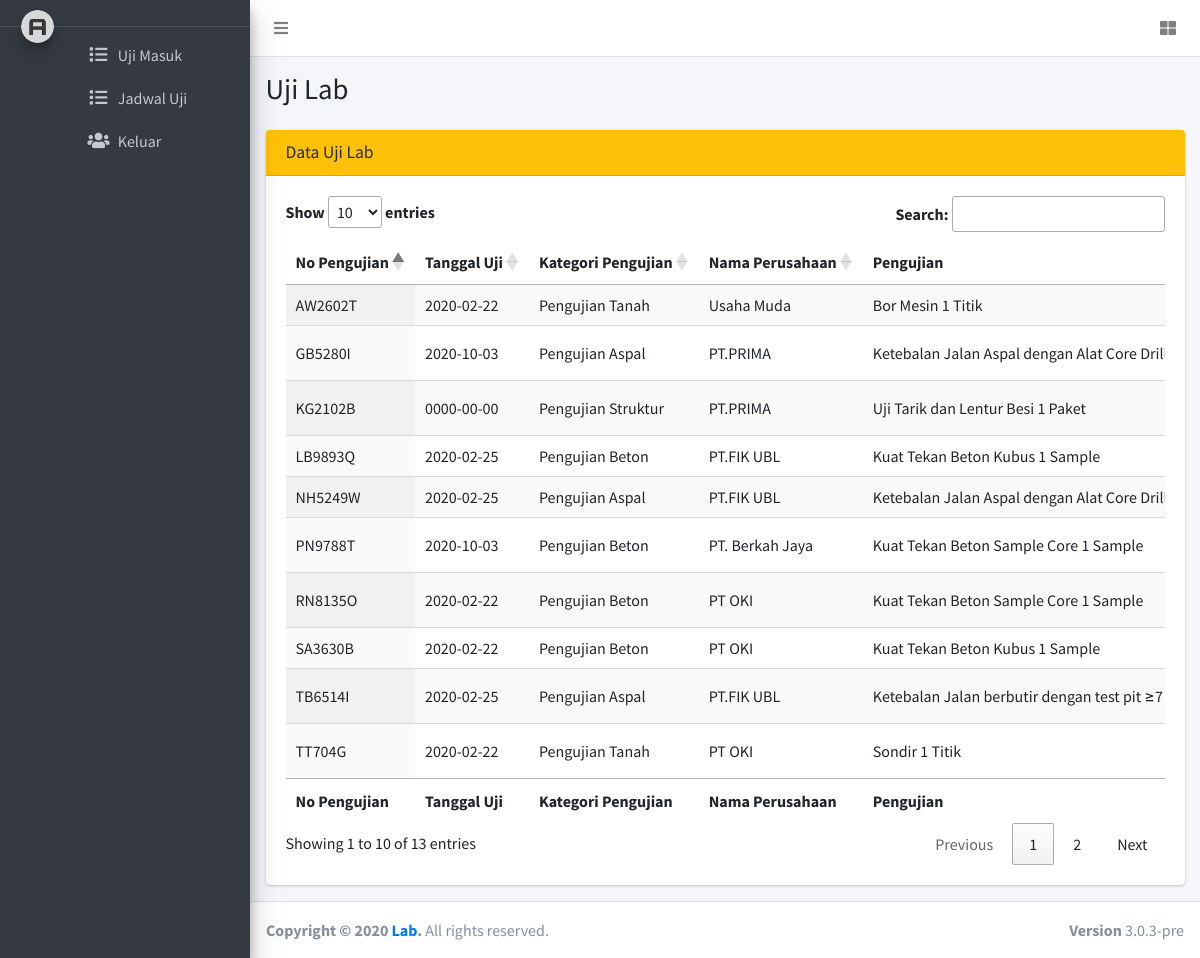
Screenshot of /index.php/penyelia/home with the database file from the repository.
### tables this page shows
CREATE TABLE `tbl_harga_uji` (
  `id` int(11) NOT NULL,
  `item_uji` text DEFAULT NULL,
  `harga` int(11) DEFAULT NULL,
  `keterangan` varchar(100) DEFAULT '-',
  `kategori` varchar(100) DEFAULT NULL
);

CREATE TABLE `tbl_uji` (
  `faktur` varchar(100) NOT NULL,
  `id_pelanggan` varchar(100) DEFAULT NULL,
  `id_uji` int(11) DEFAULT NULL,
  `jenis_uji` varchar(100) DEFAULT NULL,
  `tanggal_uji` date DEFAULT NULL,
  `bukti_bayar` text DEFAULT '-',
  `hasil_uji` text DEFAULT '-',
  `status_uji` varchar(100) DEFAULT 'pending',
  `jenis_bayar` varchar(100) DEFAULT NULL,
  `teknisi` int(11) DEFAULT NULL,
  `status_periksa` varchar(100) DEFAULT 'penyelia'
);

CREATE TABLE `tbl_pelanggan` (
  `id` int(11) NOT NULL,
  `nama` varchar(100) DEFAULT NULL,
  `nope` varchar(100) DEFAULT NULL,
  `alamat` text DEFAULT NULL,
  `nama_perusahaan` varchar(100) DEFAULT NULL,
  `email` varchar(100) DEFAULT NULL,
  `password` varchar(300) DEFAULT NULL,
  `tanggal` timestamp NOT NULL DEFAULT current_timestamp() ON UPDATE current_timestamp(),
  `status` int(11) DEFAULT 0
);

### application/controllers/Penyelia.php (called while the page is built, shortened)
<?php
class Penyelia extends CI_Controller {
	public function home(){
		$data['uji'] = $this->db->query("SELECT
			tbl_uji.faktur
			, tbl_uji.id_pelanggan
			, tbl_pelanggan.nama
			, tbl_pelanggan.nope
			, tbl_pelanggan.alamat
			, tbl_pelanggan.nama_perusahaan
			, tbl_pelanggan.email
			, tbl_uji.id_uji
			, tbl_harga_uji.item_uji
			, tbl_harga_uji.harga
			, tbl_harga_uji.keterangan
			, tbl_harga_uji.kategori
			, tbl_uji.jenis_uji
			, tbl_uji.tanggal_uji
			, tbl_uji.bukti_bayar
			, tbl_uji.hasil_uji
			, tbl_uji.status_uji
			, tbl_uji.teknisi
			FROM
			tbl_harga_uji
			INNER JOIN tbl_uji
			ON (tbl_harga_uji.id = tbl_uji.id_uji)
			INNER JOIN tbl_pelanggan
			ON (tbl_pelanggan.id = tbl_uji.id_pelanggan) where status_periksa = 'penyelia';")->result();
		$data['teknisi'] = $this->db->query("select * from tbl_karyawan where jabatan = 'Teknisi';")->result();
		$this->load->view('penyelia/header_penyelia');
		$this->load->view('penyelia/home_penyelia',$data);
		$this->load->view('footer');
	}
}

### index.php (called while the page is built, shortened)
<?php
require_once BASEPATH.'core/CodeIgniter.php';

### application/views/penyelia/home_penyelia.php (the view, shortened to what this page needs)
<div class="content-wrapper">
  <section class="content-header">
    <div class="container-fluid">
      <div class="row mb-2">
        <div class="col-sm-6">
          <h1>Uji Lab</h1>
        </div>
      </div>
    </div>
  </section>
  <section class="content">
    <div class="container-fluid">
      <div class="row">
        <div class="col-md-12">
          <div class="card card-warning">
            <div class="card-header">
              <h3 class="card-title">Data Uji Lab</h3>
            </div>
            <div class="card-body">
              <table id="example1" class="display nowrap" width="100%">
                <thead>
                  <tr>
                    <th>No Pengujian</th>
                    <th>Tanggal Uji</th>
                    <th>Kategori Pengujian</th>
                    <th>Nama Perusahaan</th>
                    <th>Pengujian</th>
                  </tr>
                </thead>
                <tbody>
                  <?php foreach ($uji as $uj) {?>
                    <tr>
                      <td><?php echo $uj->faktur; ?></td>
                      <td><?php echo $uj->tanggal_uji; ?></td>
                      <td><?php echo $uj->kategori; ?></td>
                      <td><?php echo $uj->nama_perusahaan; ?></td>
                      <td><?php echo $uj->item_uji; ?></td>
                    </tr>
                  <?php } ?>
                </tbody>
                <tfoot>
                  <tr>
                    <th>No Pengujian</th>
                    <th>Tanggal Uji</th>
                    <th>Kategori Pengujian</th>
                    <th>Nama Perusahaan</th>
                    <th>Pengujian</th>
                  </tr>
                </tfoot>
              </table>
            </div>
          </div>
        </div>
      </div>
    </div>
  </section>
</div>

### application/views/penyelia/header_penyelia.php (shortened to what this page needs)
<!DOCTYPE html>
<html>
<head>
  <link rel="stylesheet" href="<?php echo base_url(); ?>assets/LTE/plugins/fontawesome-free/css/all.min.css">
  <link rel="stylesheet" href="https://code.ionicframework.com/ionicons/2.0.1/css/ionicons.min.css">
  <link rel="stylesheet" href="<?php echo base_url(); ?>assets/LTE/plugins/select2/css/select2.min.css">
  <link rel="stylesheet" href="<?php echo base_url(); ?>assets/LTE/plugins/select2-bootstrap4-theme/select2-bootstrap4.min.css">
  <link rel="stylesheet" href="<?php echo base_url(); ?>assets/LTE/dist/css/adminlte.min.css">
  <link rel="stylesheet" href="https://cdn.datatables.net/1.10.20/css/jquery.dataTables.min.css">
  <link rel="stylesheet" href="https://cdn.datatables.net/rowreorder/1.2.6/css/rowReorder.dataTables.min.css">
  <link rel="stylesheet" href="https://cdn.datatables.net/responsive/2.2.3/css/responsive.dataTables.min.css">
  <link rel="stylesheet" href="<?php echo base_url(); ?>assets/LTE/plugins/daterangepicker/daterangepicker.css">
</head>
<body class="hold-transition sidebar-mini">
  <div class="wrapper">
    <nav class="main-header navbar navbar-expand navbar-white navbar-light">
      <ul class="navbar-nav">
        <li class="nav-item">
          <a class="nav-link" data-widget="pushmenu" href="#"><i class="fas fa-bars"></i></a>
        </li>
      </ul>
      <ul class="navbar-nav ml-auto">
        <li class="nav-item">
          <a class="nav-link" data-widget="control-sidebar" data-slide="true" href="#">
            <i class="fas fa-th-large"></i>
          </a>
        </li>
      </ul>
    </nav>
    <aside class="main-sidebar sidebar-dark-primary elevation-4">
      <a href="" class="brand-link">
        <img src="<?php echo base_url(); ?>assets/LTE/dist/img/AdminLTELogo.png"
        alt="AdminLTE Logo"
        class="brand-image img-circle elevation-3"
        style="opacity: .8">
      </a>
      <div class="sidebar">
        <nav class="mt-2">
          <ul class="nav nav-pills nav-sidebar flex-column" data-widget="treeview" role="menu" data-accordion="false">
           <li class="nav-item">
            <a href="<?php echo base_url(); ?>Penyelia/home" class="nav-link">
              <i class="nav-icon fas fa-list"></i>
              <p>
                Uji Masuk
              </p>
            </a>
          </li>
          <li class="nav-item">
            <a href="<?php echo base_url(); ?>Penyelia/jadwal" class="nav-link">
              <i class="nav-icon fas fa-list"></i>
              <p>
                Jadwal Uji
              </p>
            </a>
          </li>
          <li class="nav-item">
            <a href="<?php echo base_url(); ?>Penyelia/keluar" class="nav-link">
              <i class="nav-icon fas fa-users"></i>
              <p>
                Keluar
              </p>
            </a>
          </li>
        </ul>
      </nav>
    </div>
  </aside>

### application/views/footer.php (shortened to what this page needs)
<footer class="main-footer">
  <div class="float-right d-none d-sm-block">
    <b>Version</b> 3.0.3-pre
  </div>
  <strong>Copyright &copy; <?php echo date('Y') ?> <a href="">Lab</a>.</strong> All rights
  reserved.
</footer>
</div>
</body>
</html>

### rows the page displays
tbl_harga_uji: tbl_uji.faktur "AW2602T", tbl_uji.tanggal_uji "2020-02-22", kategori "Pengujian Tanah", tbl_pelanggan.nama_perusahaan "Usaha Muda", item_uji "Bor Mesin 1 Titik"
tbl_harga_uji: tbl_uji.faktur "GB5280I", tbl_uji.tanggal_uji "2020-10-03", kategori "Pengujian Aspal", tbl_pelanggan.nama_perusahaan "PT.PRIMA", item_uji "Ketebalan Jalan Aspal dengan Alat Core…", tbl_uji.faktur "NH5249W", tbl_uji.tanggal_uji "2020-02-25", tbl_pelanggan.nama_perusahaan "PT.FIK UBL"
tbl_harga_uji: tbl_uji.faktur "KG2102B", tbl_uji.tanggal_uji "0000-00-00", kategori "Pengujian Struktur", tbl_pelanggan.nama_perusahaan "PT.PRIMA", item_uji "Uji Tarik dan Lentur Besi 1 Paket"
tbl_harga_uji: tbl_uji.faktur "LB9893Q", tbl_uji.tanggal_uji "2020-02-25", kategori "Pengujian Beton", tbl_pelanggan.nama_perusahaan "PT.FIK UBL", item_uji "Kuat Tekan Beton Kubus 1 Sample", tbl_uji.faktur "SA3630B", tbl_uji.tanggal_uji "2020-02-22", tbl_pelanggan.nama_perusahaan "PT OKI"
tbl_harga_uji: tbl_uji.faktur "PN9788T", tbl_uji.tanggal_uji "2020-10-03", kategori "Pengujian Beton", tbl_pelanggan.nama_perusahaan "PT. Berkah Jaya", item_uji "Kuat Tekan Beton Sample Core 1 Sample", tbl_uji.faktur "RN8135O", tbl_uji.tanggal_uji "2020-02-22", tbl_pelanggan.nama_perusahaan "PT OKI"
tbl_harga_uji: tbl_uji.faktur "TB6514I", tbl_uji.tanggal_uji "2020-02-25", kategori "Pengujian Aspal", tbl_pelanggan.nama_perusahaan "PT.FIK UBL", item_uji "Ketebalan Jalan berbutir dengan test pit ≥7…"
tbl_harga_uji: tbl_uji.faktur "TT704G", tbl_uji.tanggal_uji "2020-02-22", kategori "Pengujian Tanah", tbl_pelanggan.nama_perusahaan "PT OKI", item_uji "Sondir 1 Titik"
